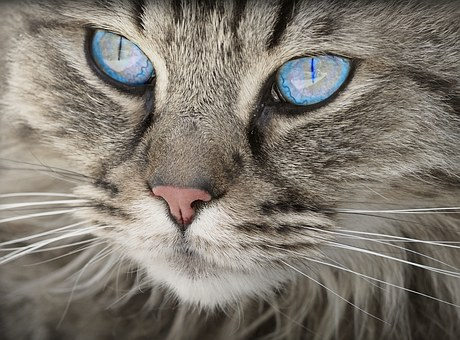
#> input picture images/cat.jpg, 460 x 340 px
$ jupyter execute transformations.ipynb   (shell and % lines are left out)
#> lines starting #> are read from the running program, lines starting #| are printed output that depends on the picture
In this script we will show how to apply affine transformations to images using OpenCV

[cell 1]
import numpy as np
import matplotlib.pyplot as plt
import cv2 as cv
from math import cos, sin, pi, radians, degrees

[cell 2]
img = cv.imread('images/cat.jpg')
#> img is the input picture: shape (340, 460, 3); mean B, G, R 112.1, 121.5, 128

[cell 3]
plt.imshow(cv.cvtColor(img, cv.COLOR_BGR2RGB))
plt.xticks([]), plt.yticks([]);

## Scaling

[cell 4]
img.shape
#> Out = (340, 460, 3)

[cell 5]
img2 = cv.resize(img, None, fx=0.25, fy=0.25, interpolation=cv.INTER_LINEAR)
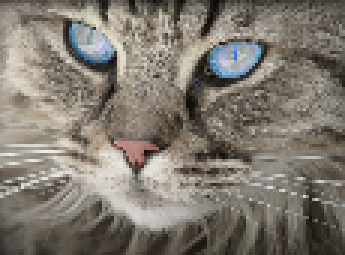
#> img2: shape (85, 115, 3) (shown 3 times larger); mean B, G, R 112.2, 121.6, 128.1

[cell 6]
img2.shape
#> Out = (85, 115, 3)

[cell 7]
plt.imshow(cv.cvtColor(img2, cv.COLOR_BGR2RGB))
plt.xticks([]), plt.yticks([]);

[cell 8]
img2 = cv.resize(img, (128, 128), interpolation=cv.INTER_AREA)
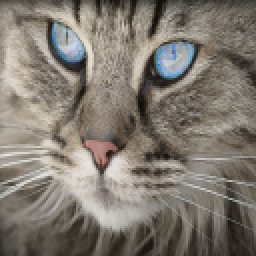
#> img2: shape (128, 128, 3) (shown 2 times larger); mean B, G, R 112.1, 121.5, 128

[cell 9]
img2.shape
#> Out = (128, 128, 3)

[cell 10]
plt.imshow(cv.cvtColor(img2, cv.COLOR_BGR2RGB))
plt.xticks([]), plt.yticks([]);

## Translation

[cell 11]
M = np.array([
    [1, 0, 20],
    [0, 1, 50]
], dtype=np.float32)
img2 = cv.warpAffine(img, M, (img.shape[1], img.shape[0]))
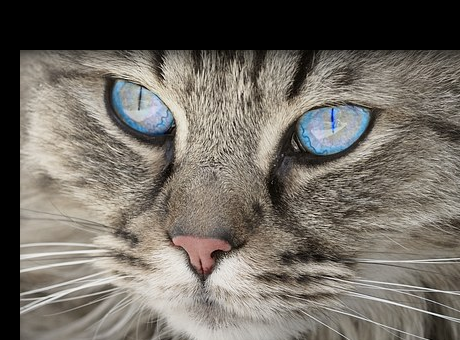
#> img2: shape (340, 460, 3); mean B, G, R 98.4, 106.3, 111.7

[cell 12]
img2.shape
#> Out = (340, 460, 3)

[cell 13]
plt.imshow(cv.cvtColor(img2, cv.COLOR_BGR2RGB))
plt.xticks([]), plt.yticks([]);

## Rotation

[cell 14]
M = cv.getRotationMatrix2D((200, 200), 45, 1)
img2 = cv.warpAffine(img, M, (img.shape[1], img.shape[0]))
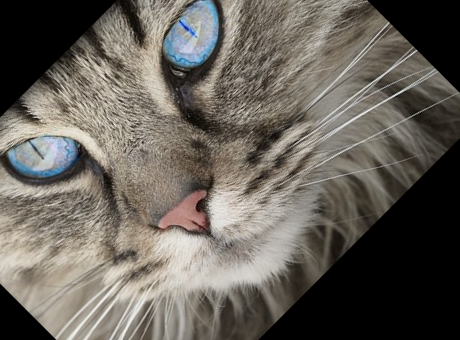
#> img2: shape (340, 460, 3); mean B, G, R 90.7, 98.1, 103.2

[cell 15]
plt.imshow(cv.cvtColor(img2, cv.COLOR_BGR2RGB))
plt.xticks([]), plt.yticks([]);

$ run again, with images/room.jpg copied over images/cat.jpg
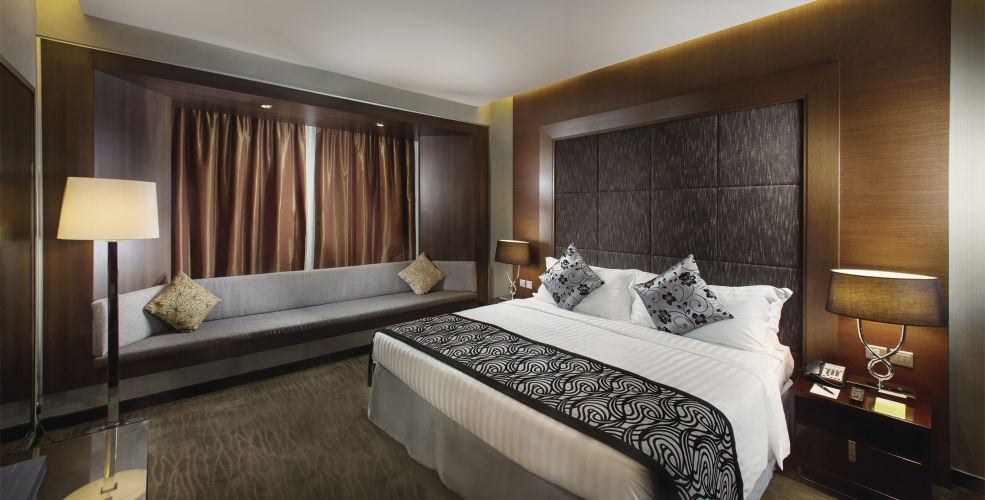
#> input picture images/room.jpg, 1970 x 1000 px (shown at 1/2 size)
#> img is the input picture: shape (1000, 1970, 3); mean B, G, R 79.3, 91.2, 103.1
#> `img2 = cv.warpAffine(img, M, (img.shape[1], img.shape[0]))`:
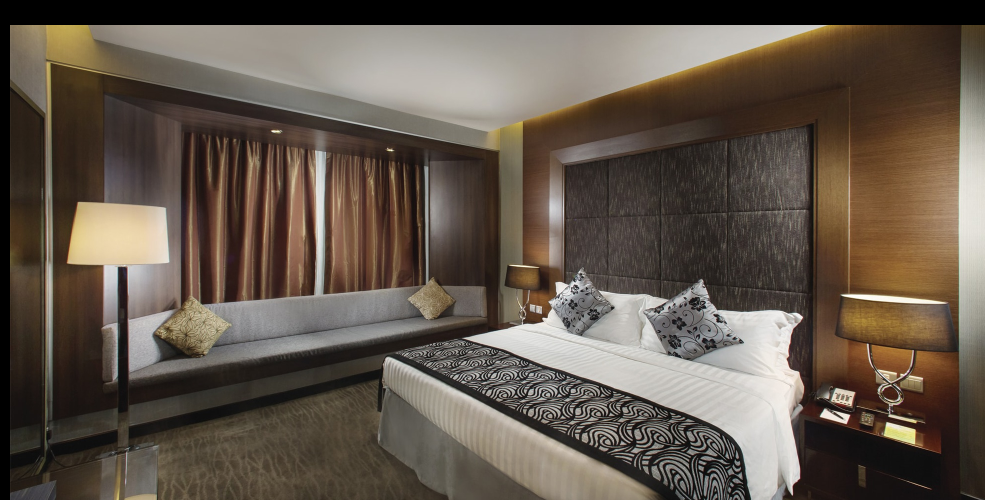
#> img2: shape (1000, 1970, 3) (shown at 1/2 size); mean B, G, R 75.4, 86.6, 98.1
#> `img2 = cv.warpAffine(img, M, (img.shape[1], img.shape[0]))`:
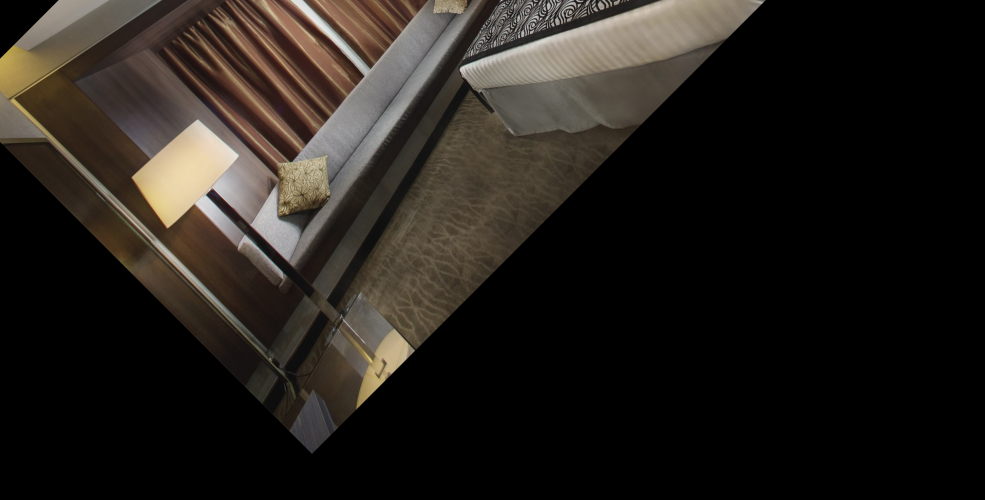
#> img2: shape (1000, 1970, 3) (shown at 1/2 size); mean B, G, R 27.3, 31.9, 36.4
